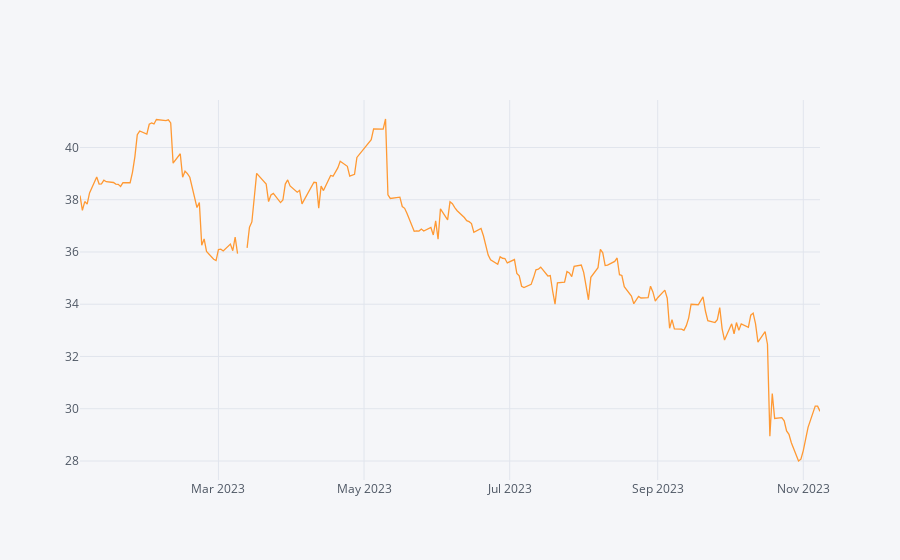

Here is the notebook cell this chart was saved with:
### Code cell
cf.set_config_file(offline = True)
BOLSA_df.iplot()

### Figure 1 — Plotly figure (JSON) as saved in the notebook; plotly's stock layout.template omitted (floating-point values rounded to 4 significant figures; data arrays with more than 128 entries replaced by an {"elided": "..."} marker saying what was removed)
{"data": [{"line": {"color": "rgba(255, 153, 51, 1.0)", "dash": "solid", "shape": "linear", "width": 1.3}, "mode": "lines", "name": "BOLSAA.MX", "text": "", "type": "scatter", "x": {"elided": "217 str values"}, "y": {"elided": "217 mixed values"}}], "layout": {"legend": {"bgcolor": "#F5F6F9", "font": {"color": "#4D5663"}}, "paper_bgcolor": "#F5F6F9", "plot_bgcolor": "#F5F6F9", "title": {"font": {"color": "#4D5663"}}, "xaxis": {"gridcolor": "#E1E5ED", "showgrid": true, "tickfont": {"color": "#4D5663"}, "title": {"font": {"color": "#4D5663"}, "text": ""}, "zerolinecolor": "#E1E5ED"}, "yaxis": {"gridcolor": "#E1E5ED", "showgrid": true, "tickfont": {"color": "#4D5663"}, "title": {"font": {"color": "#4D5663"}, "text": ""}, "zerolinecolor": "#E1E5ED"}}}
